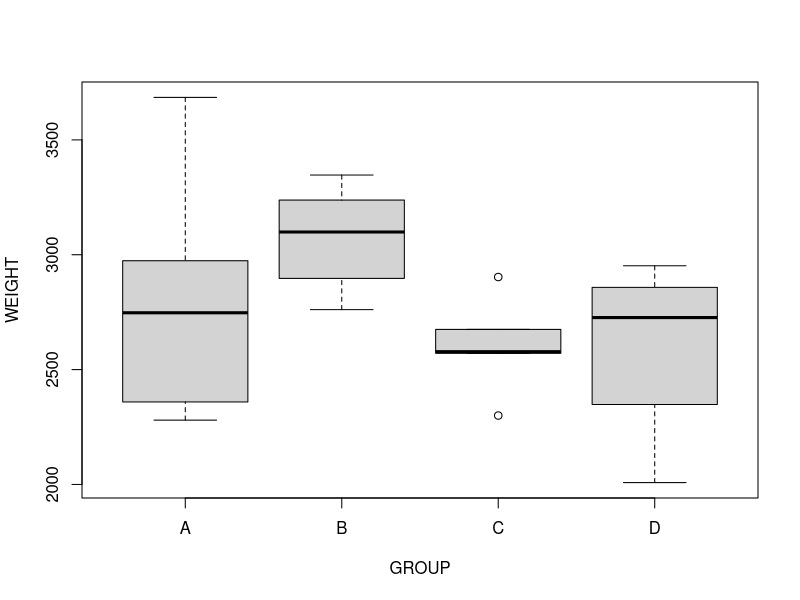
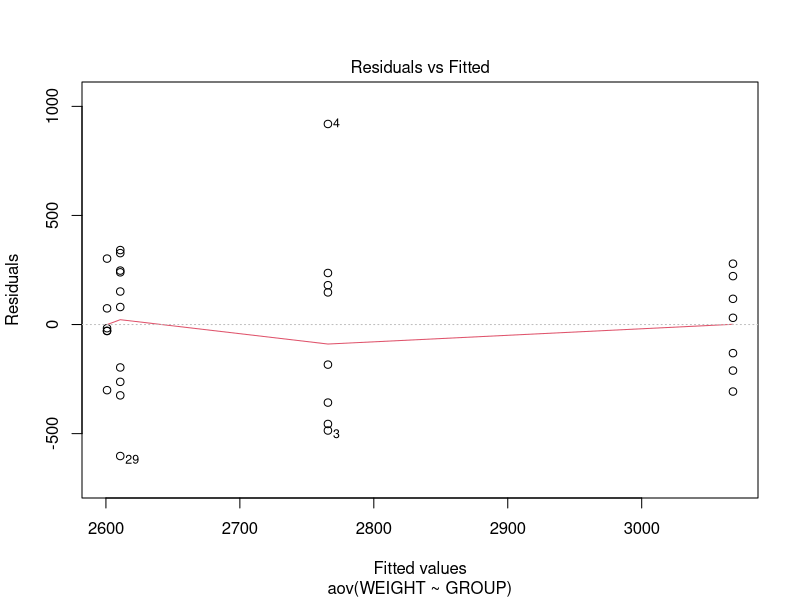
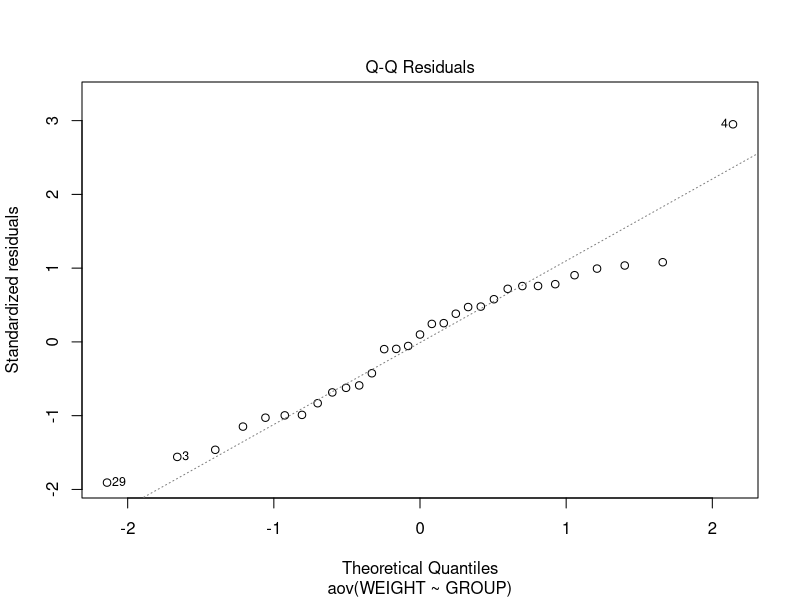
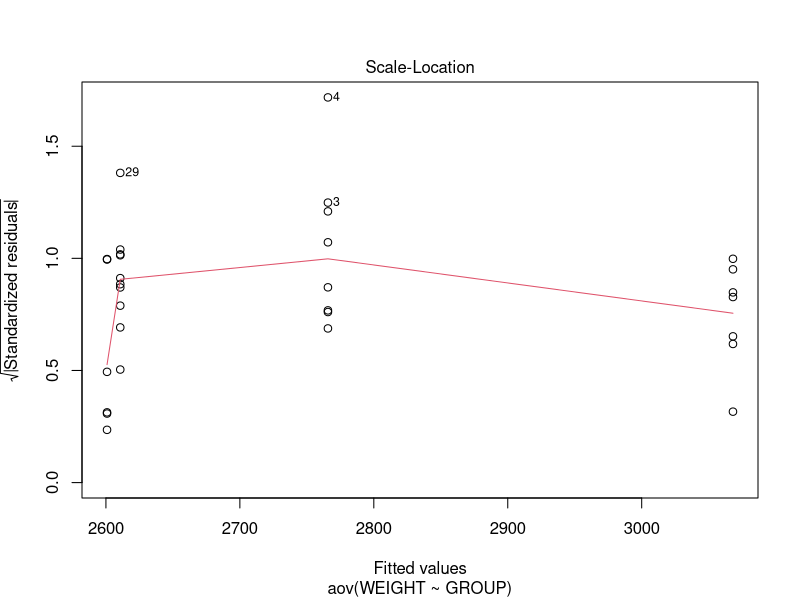
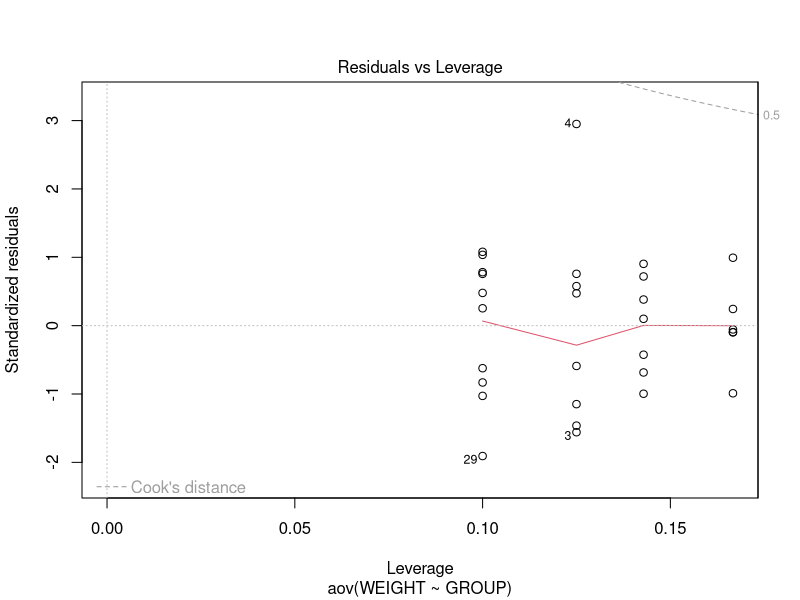
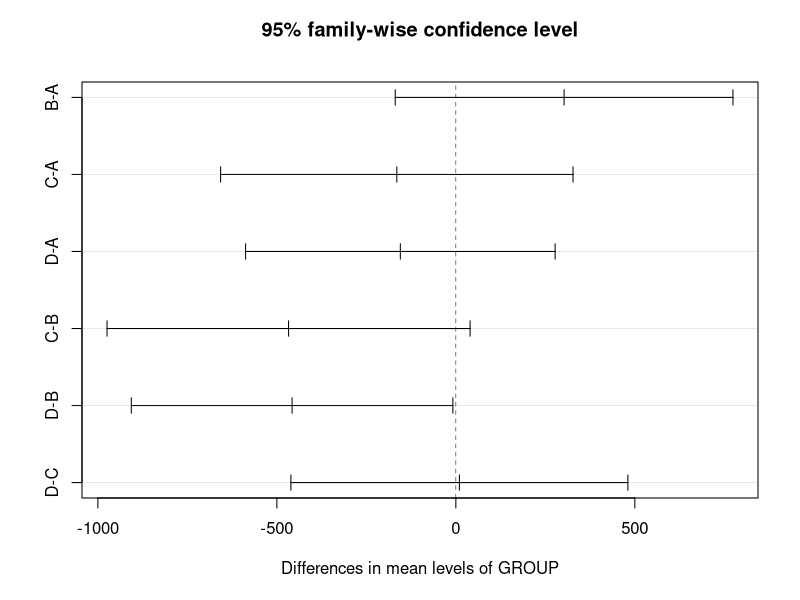
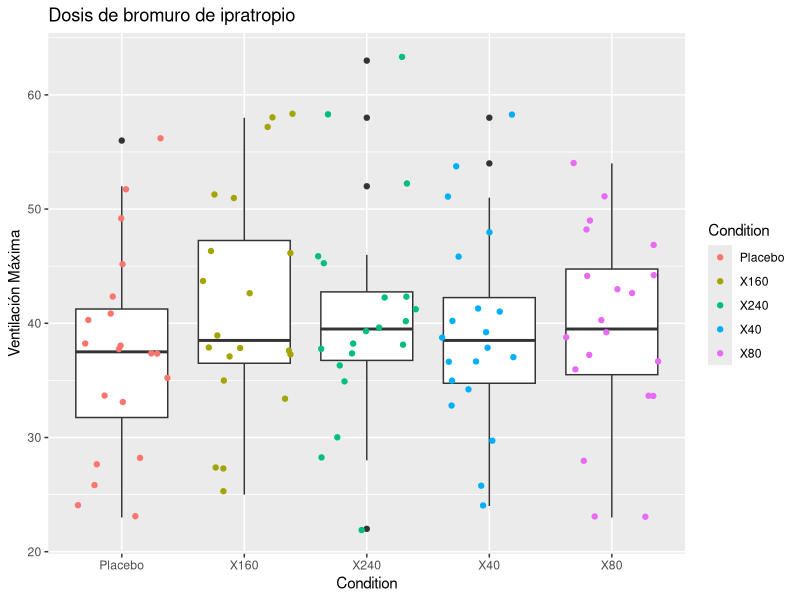
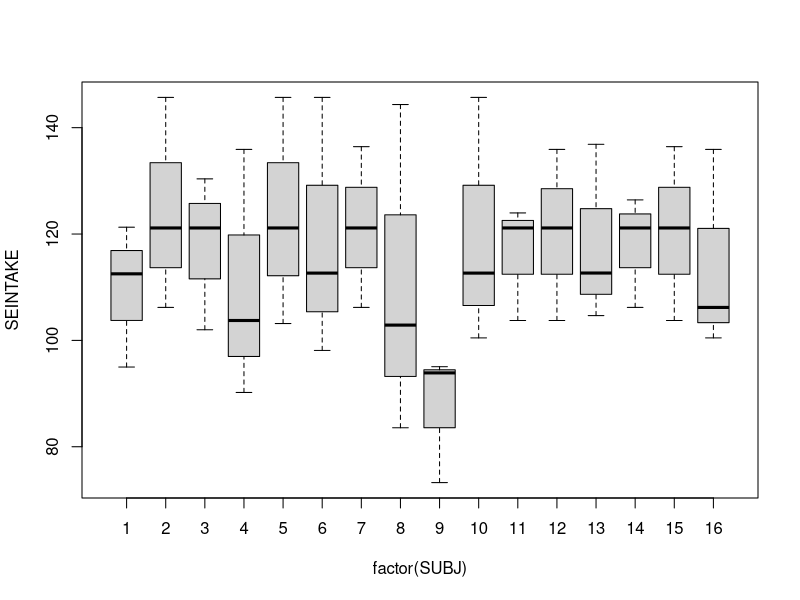

These charts were generated, in order, by the following R code:
## ---- chunk 1
knitr::opts_chunk$set(echo = TRUE)
## ---- chunk 2
library(car)
library(emmeans)
library(rstatix)
library(tidyverse)
library(ggplot2)
## ---- chunk 3
PESO <- read_csv(file="REV_C08_23.csv", show_col_types = FALSE)
PESO
boxplot(WEIGHT ~ GROUP, data = PESO)
## ---- chunk 4
PESO_lm <- lm(WEIGHT~ GROUP, data = PESO)
(anova_PESO_lm <- anova(PESO_lm))
## ---- chunk 5
PESO_aov <- aov(WEIGHT ~ GROUP, data = PESO)
plot(PESO_aov)
TukeyHSD(PESO_aov)
## ---- chunk 6
plot(TukeyHSD(PESO_aov))
## ---- chunk 7
dosis <- read_csv(file="REV_C08_46.csv", show_col_types = FALSE)
dosis
## ---- chunk 8
dosis_long<-dosis%>%pivot_longer(cols=c("Placebo", "X40", "X80", "X160", "X240"), names_to = "Condition", values_to = "Index")

dosis_long %>%ggplot(aes(x = Condition, y = Index)) +geom_boxplot() +geom_jitter(aes(color = Condition)) +labs(y = "Ventilación Máxima",title = "Dosis de bromuro de ipratropio")
## ---- chunk 9
pwc <- dosis_long%>%pairwise_t_test(Index~Condition, p.adjust.method = "bonferroni")
pwc
## ---- chunk 10
ingesta <- read_csv(file="EXR_C08_S04_03.csv", show_col_types = FALSE)
ingesta
## ---- chunk 11
plot(SEINTAKE~factor(SUBJ)+factor(YEAR), data=ingesta)
## ---- chunk 12
ingesta <- ingesta %>%mutate(Treat=case_when(YEAR=="1"~"1YEAR",YEAR=="2"~"2YEAR",YEAR=="3"~"3YEAR"))

ingesta.aov <- aov(SEINTAKE~factor(SUBJ) + factor(YEAR), data=ingesta)

anova(ingesta.aov)
## ---- chunk 13
TukeyHSD(ingesta.aov)
## ---- chunk 14
RES <- read.csv("EXR_C08_S05_02.csv")
RES
plot(MONTHS~factor(PHYS)+factor(PSYCH), data=RES)
## ---- chunk 15
RES <- RES %>%mutate(Treat=case_when(PSYCH=="A"~"APSYCH",PSYCH=="B"~"BPSYCH",PSYCH=="C"~"CPSYCH",PSYCH=="D"~"DPSYCH"))

RES.aov <- aov(MONTHS~factor(PHYS) + factor(PSYCH), data=RES)

anova(RES.aov)
## ---- chunk 16
TukeyHSD(RES.aov)
